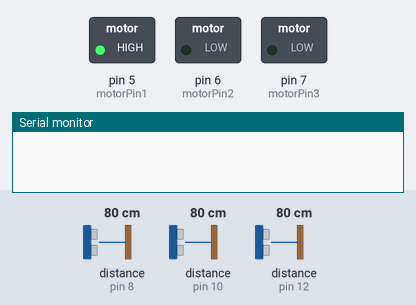
Bench run of a sketch on a simulated Arduino Uno, built with avr-gcc and run on an emulated ATmega328P. On the bench: switched loads named in the sketch (green lamp = pin HIGH), the last lines printed to the serial monitor. Wiring (inferred from the names in the program): 3 × ultrasonic range finder: trigger pin 9, echo pin 8 / trigger pin 11, echo pin 10 / trigger pin 13, echo pin 12. Inputs (shaded band) come from the test bench; at power-on: distance to the obstacle (sensors on pin 8, pin 10, pin 12) 80 cm. The echo pulse lasts 58.3 µs per cm; pins used as bus, display or sensor lines are not drawn.

Above: at 0.16 s.
At 1.36 s:
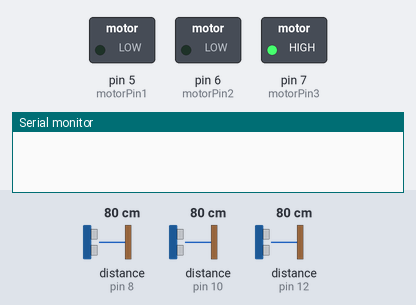
At 3.58 s:
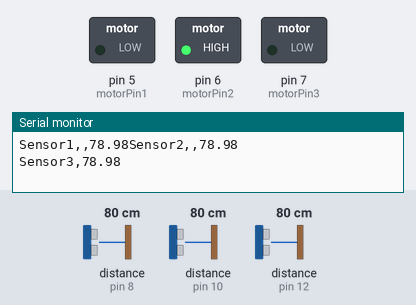
At 4.9 s:
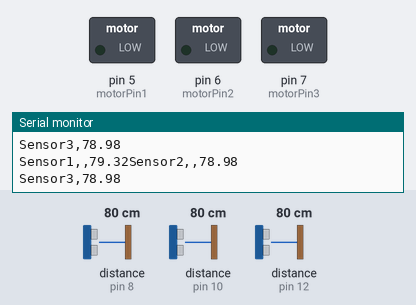
Timing chart, 0 to 6.5 s (numbered marks = the images above):
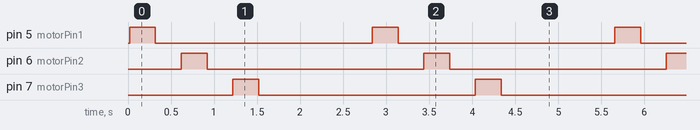

The sketch:

test_USBB_copy-1.final.ino
```cpp
// #include <Adafruit_ADXL345_U.h>

//#include <Adafruit_Sensor.h>


//define pin numbers
#define trigPin1 9
#define echoPin1 8
#define trigPin2 11
#define echoPin2 10
#define trigPin3 13
#define echoPin3 12

#define motorPin1 5
#define motorPin2 6
#define motorPin3 7


//define variables
long duration;
int distance;
int SafetyDistance;
//duration is gonna define the duration of the signal we get back & distance is going to be
//the final result in cm

void setup() {
  // put your setup code here, to run once:
  Serial.begin(9600); //starts serial terminal

  pinMode(trigPin1, OUTPUT); //Set trigpin as output
  pinMode(echoPin1, INPUT); //Set echopin as input
  pinMode(motorPin1, OUTPUT); //Set motorPin as output
  pinMode(motorPin2, OUTPUT); //Set motorPin as output
  pinMode(motorPin3, OUTPUT); //Set motorPin as output


  pinMode(trigPin2, OUTPUT);
  pinMode(echoPin2, INPUT); //Set echopin as input

  pinMode(trigPin3, OUTPUT);
  pinMode(echoPin3, INPUT); //Set echopin as input

  //Serial.println(sizeof(int));
  //Serial.println(",");
}

float getDistance(int echoPin, int trigPin)
{
  // put your main code here, to run repeatedly:
  digitalWrite(trigPin, LOW); //clears trigpin
  delayMicroseconds(2);
  //sets trigpin on high state for 10 ms
  digitalWrite(trigPin, HIGH);
  delayMicroseconds(10);
  digitalWrite(trigPin, LOW);

  //Reads echopin, returns sound wave travel time in mseconds
  int duration = pulseIn(echoPin, HIGH, 50000);
  float distance = duration*0.034/2;
  return distance;
}

void loop() {
  float distance1 = getDistance(echoPin1, trigPin1);
  delayMicroseconds(100000);
  float distance2 = getDistance(echoPin2, trigPin2);
  delayMicroseconds(100000);
  float distance3 = getDistance(echoPin3, trigPin3);

  if (distance1 >= 20 && distance1 <= 40) {
    digitalWrite(motorPin1, HIGH);
    delay(100);
    digitalWrite(motorPin1, LOW);
    delay(100);
  } else if(distance1 >= 40 && distance1 <= 60){
    digitalWrite(motorPin1, HIGH);
    delay(200);
    digitalWrite(motorPin1, LOW);
    delay(200);
  } else if(distance1 >= 60 && distance1 <= 80){
    digitalWrite(motorPin1, HIGH);
    delay(300);
    digitalWrite(motorPin1, LOW);
    delay(300);
  } else {
    digitalWrite(motorPin1, LOW);
  }


  if (distance2 >= 20 && distance2 <= 40) {
    digitalWrite(motorPin2, HIGH);
    delay(100);
    digitalWrite(motorPin2, LOW);
    delay(100);
  } else if(distance2 > 40 && distance2 <= 60){
    digitalWrite(motorPin2, HIGH);
    delay(200);
    digitalWrite(motorPin2, LOW);
    delay(200);
  } else if(distance2 > 60 && distance2 <= 80){
    digitalWrite(motorPin2, HIGH);
    delay(300);
    digitalWrite(motorPin2, LOW);
    delay(300);
  } else {
    digitalWrite(motorPin2, LOW);
  }

  if(distance3 >= 20 && distance3 <= 40) {
    digitalWrite(motorPin3, HIGH);
    delay(100);
    digitalWrite(motorPin3, LOW);
    delay(100);
  } else if(distance3 > 40 && distance3 <= 60){
    digitalWrite(motorPin3, HIGH);
    delay(200);
    digitalWrite(motorPin3, LOW);
    delay(00);
  } else if(distance3 > 60 && distance3 <= 80){
    digitalWrite(motorPin3, HIGH);
    delay(300);
    digitalWrite(motorPin3, LOW);
    delay(300);
  } else {
    digitalWrite(motorPin3, LOW);
  }


  Serial.print("Sensor1,");
  Serial.print(",");
  Serial.print(distance1);

  Serial.print("Sensor2,");
  Serial.print(",");
  Serial.println(distance2);

  Serial.print("Sensor3");
  Serial.print(",");
  Serial.println(distance3);


  //Prints the distance on the Serial Monitor
  delay(1000);

  //digitalWrite(trigPin2, LOW)
  //delayMicroseconds(2);
  //digitalWrite(trigPin3, LOW)
  //delayMicroseconds(2); // pauses for 2 microseconds

}
```

Measured:
- by itself, pin 5 (motorPin1), pin 6 (motorPin2), pin 7 (motorPin3): alternates HIGH for 0.30 s and LOW for 2.5 s
- by itself, everything shown: repeats every 2.8 s, in 6 steps
